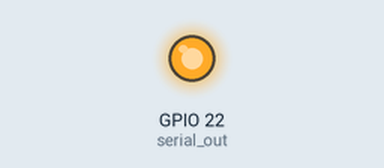
The program below on a simulated Raspberry Pi (BCM pin numbers). On the bench: output pins drawn as LEDs (lit = HIGH). Pins used as bus, display or sensor lines are not drawn. At 51.7 s the program stops and its outputs stay as they are.

Above: at 0.1 s.
At 51.8 s:
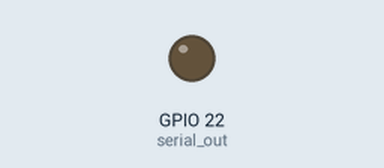
Timing chart, 0 to 53.2 s (numbered marks = the images above):
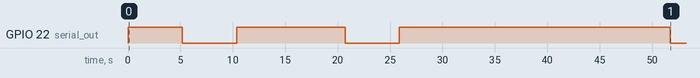

Measured:
- by itself, GPIO 22 (serial_out): goes HIGH 5.2 s, LOW 5.2 s, HIGH 10.3 s, LOW 5.2 s, HIGH 25.9 s, then LOW

The program:

7segment-counter.py
```python
from gpiozero import DigitalOutputDevice
from time import sleep

serial_pin = 22
serial_clock_pin = 23
register_clock_pin = 24

serial_out = DigitalOutputDevice(serial_pin)
serial_clock = DigitalOutputDevice(serial_clock_pin)
register_clock = DigitalOutputDevice(register_clock_pin)

number_values = [0b11111100, 0b01100000, 0b11011010,
	0b11110010, 0b01100110, 0b10110110, 0b10111110,
	0b11100000, 0b11111110, 0b11110110
	]

def shift_bit (bit_value):
    serial_out.value = bit_value
    serial_clock.on()
    sleep (0.001)
    serial_clock.off()

def register_update ():
    register_clock.on()
    sleep (0.001)
    register_clock.off()

def shift_byte (byte_value, update=True):
    # shift data 1 bit at a time
    for i in range (0,8):
        # shift out 1 bit
        bit_value = byte_value & 0b00000001
        shift_bit (bit_value)
        byte_value >>= 1
    if update == True:
        register_update ()


for i in range (0, 100):
    # tens value
    # No error checking - only works with 0 - 99
    digit_tens = i // 10 % 10
    digit_units = i - (digit_tens * 10)
    shift_byte (number_values[digit_units], False)
    shift_byte (number_values[digit_tens], True)
    sleep(0.5)
```
